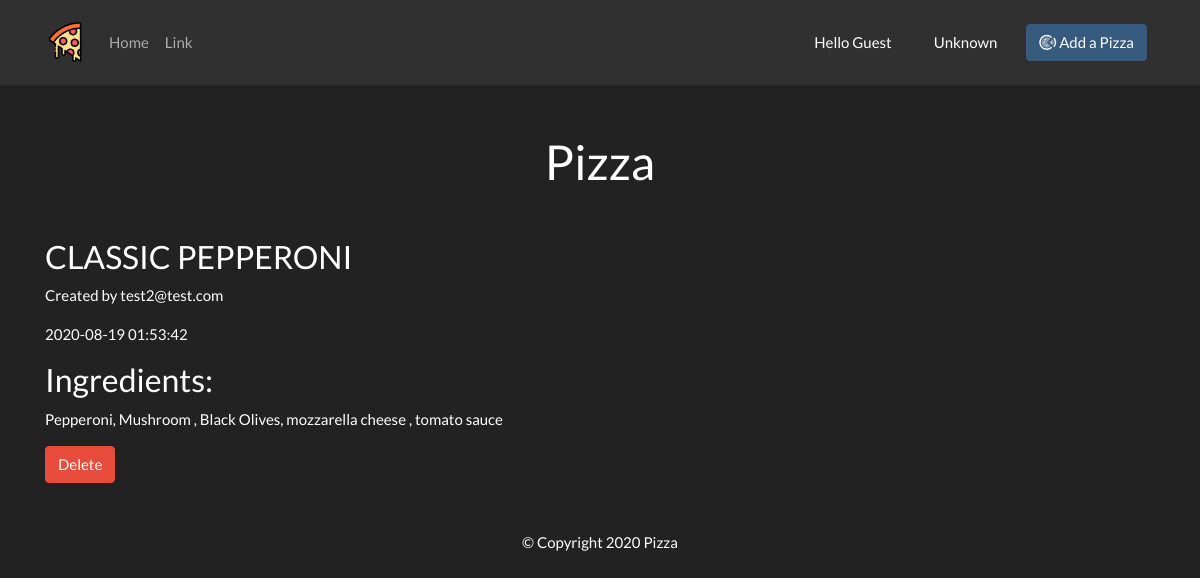
Page /details.php?id=6 on the committed database.
### tables this page shows
CREATE TABLE `pizzas` (
  `id` int(11) NOT NULL,
  `title` varchar(255) NOT NULL,
  `ingredients` text NOT NULL,
  `email` varchar(255) NOT NULL,
  `created_at` timestamp NOT NULL DEFAULT current_timestamp()
);

### details.php (the view, shortened to what this page needs)
<?php require( 'config/connection.php' )?>
<?php require( 'templates/header.php' )?>
<?php require( 'templates/navbar.php' )?>
<?php
$pizza = null;
if ( isset( $_GET['id'] ) && is_numeric( $_GET['id'] ) ) {
    $id = mysqli_real_escape_string( $conn, $_GET['id'] );
    $sql = "SELECT * FROM pizzas WHERE id = $id";
    $result = mysqli_query( $conn, $sql );
    $pizza = mysqli_fetch_assoc( $result );
}
?>
<h1 class='text-center mt-5'>Pizza</h1>
<div class='container mt-5'>
    <?php if ( $pizza ) : ?>
        <h3><?php echo $pizza['title'] ?></h3>
        <p>Created by <?php echo $pizza['email'] ?></p>
        <p><?php echo $pizza['created_at'] ?></p>
        <h3>Ingredients:</h3>
        <p><?php echo $pizza['ingredients'] ?></p>
        <form action="<?php echo $_SERVER['PHP_SELF'] ?>" method="POST">
            <input type="submit" name="delete" value="Delete" class="btn btn-danger">
        </form>
    <?php else : ?>
        <h5>No such pizza exists.</h5>
    <?php endif ?>
</div>
<?php require( 'templates/footer.php' )?>

### rows in the picture
pizzas: title "CLASSIC PEPPERONI", email "test2@test.com", created_at "2020-08-19 01:53:42", ingredients "Pepperoni, Mushroom , Black Olives, mozzarella cheese , tomato sauce"

### other values in the picture
$name "Guest"
$gender "Unknown"
